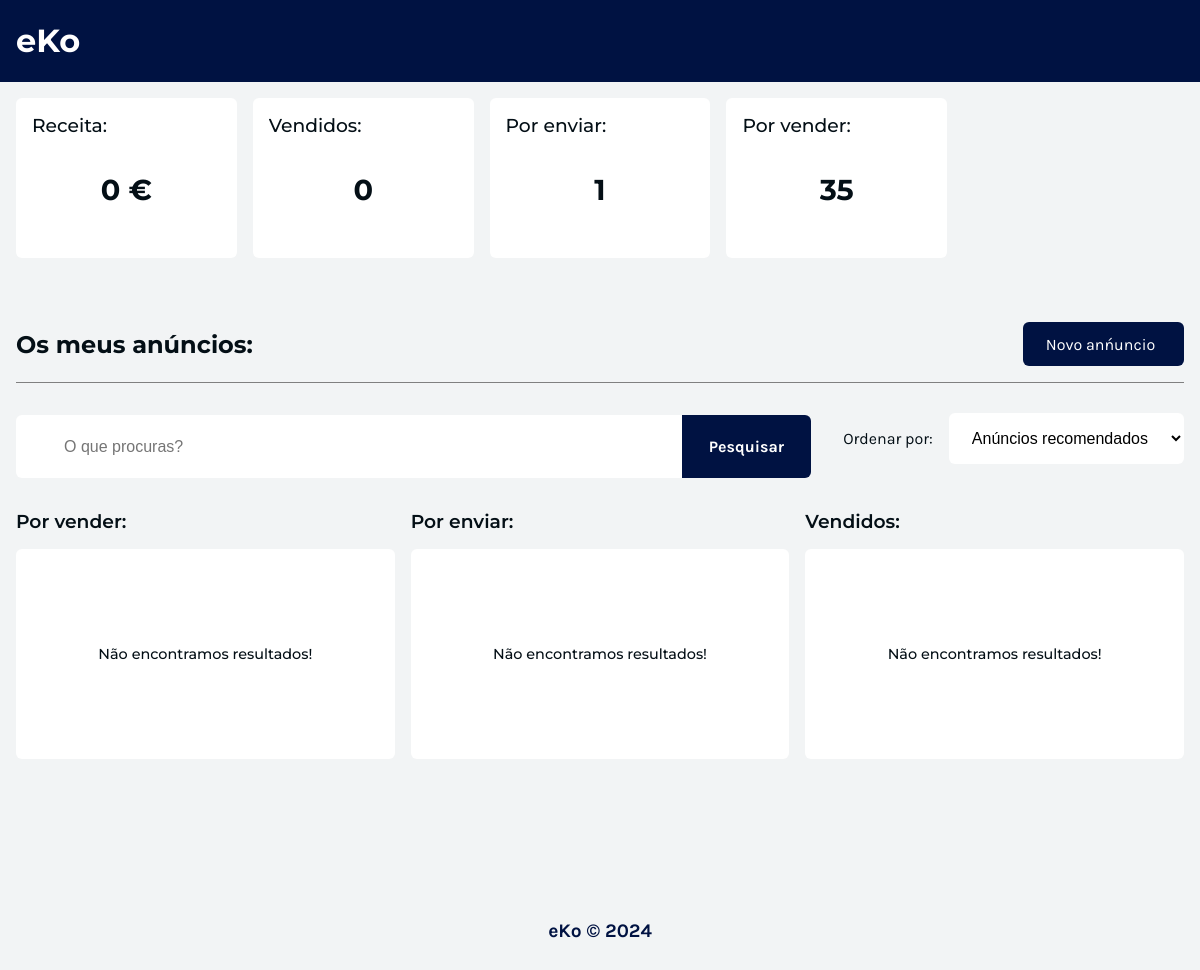
Before: /pages/seller.php (signed in) with the older database file.
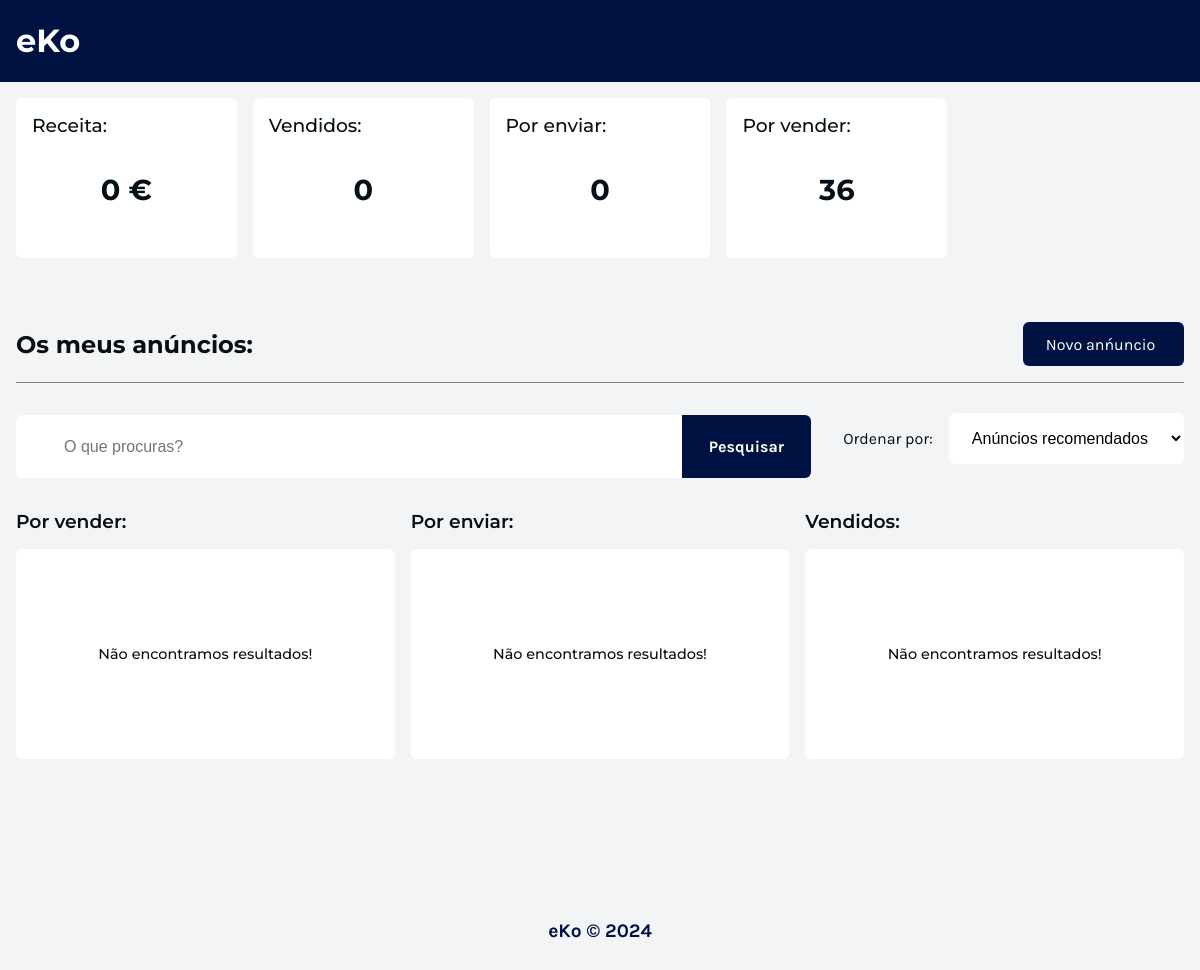
After: the same page with the newer database file.
### tables this page shows
CREATE TABLE user (
  id INTEGER PRIMARY KEY,
  first_name TEXT,
  last_name TEXT,
  email TEXT UNIQUE,
  password TEXT,
  address TEXT,
  city TEXT,
  state TEXT,
  country TEXT,
  zipcode TEXT,
  image INTEGER DEFAULT 1,
  admin INTEGER DEFAULT 0,
  registration_date DATETIME DEFAULT CURRENT_TIMESTAMP,
  FOREIGN KEY (image) REFERENCES image(id)
);

### pages/seller.php (called while the page is built, shortened)
<?php
require_once (__DIR__ . '/../utils/session.php');
$session = new Session();
require_once (__DIR__ . '/../database/item.class.php');
require_once (__DIR__ . '/../templates/header.tpl.php');
require_once (__DIR__ . '/../templates/footer.tpl.php');
require_once (__DIR__ . '/../templates/seller.tpl.php');
require_once (__DIR__ . '/../templates/item.tpl.php');
$db = getDatabaseConnection();
$items = Item::getAllItems($db, $id, $id, 1, PHP_INT_MAX, [], false);
$revenue = 0;
$sold = 0;
$toSend = 0;
$active = 0;
foreach ($items as $item) {
  if ($item['item']->status == 'sold') {
    $sold++;
    $revenue += $item['item']->sold_price;
  } else if ($item['item']->status == 'to send') {
    $toSend++;
  } else if ($item['item']->status == 'active') {
    $active++;
  }
}
$search = isset($_GET['search']) ? $_GET['search'] : null;
$order = isset($search['order']) ? $search['order'] : 'relevance:desc';
drawHeader($session);
drawSellerDashboardAnalytics($session, $revenue, $sold, $toSend, $active);
drawSellerDashboardItems($session, $order);
drawFooter();
?>

### database/user.class.php (called while the page is built, shortened)
<?php
class User
{
  static function getUser(PDO $db, int $id): ?User
  {
    $stmt = $db->prepare('
        SELECT user.id, first_name, last_name, email, password, address, city, state, country, zipcode, image.path AS image, admin, registration_date
        FROM user
        LEFT JOIN image ON user.image = image.id
        WHERE user.id = ?
      ');
    $stmt->execute(array($id));
    if ($user = $stmt->fetch()) {
      return new User(
        $user['id'],
        $user['first_name'],
        $user['last_name'],
        $user['email'],
        $user['password'],
        $user['address'],
        $user['city'],
        $user['state'],
        $user['country'],
        $user['zipcode'],
        $user['image'],
        (bool) $user['admin'],
        new DateTime($user['registration_date'])
      );
    } else
      return null;
  }
}
?>

### utils/session.php (called while the page is built, shortened)
<?php
class Session
{
  public function getId(): ?int
  {
    return isset($_SESSION['id']) ? $_SESSION['id'] : null;
  }
}
?>

### templates/seller.tpl.php (the view, shortened to what this page needs)
<?php
require_once (__DIR__ . '/../templates/search-bar.tpl.php');
?>
<?php function drawSellerDashboardAnalytics(Session $session, float $revenue, int $sold, int $toSend, int $active)
{ ?>
  <section id="seller-dashboard-analytics-section">
    <div>
      <h3>Receita: </h3>
      <h2 id="revenue"><?= $revenue ?> €</h2>
    </div>
    <div>
      <h3>Vendidos: </h3>
      <h2 id="sold"><?= $sold ?></h2>
    </div>
    <div>
      <h3>Por enviar: </h3>
      <h2 id="to-sent"><?= $toSend ?></h2>
    </div>
    <div>
      <h3>Por vender: </h3>
      <h2 id="active"><?= $active ?></h2>
    </div>
  </section>
<?php } ?>

### templates/header.tpl.php (shortened to what this page needs)
<?php
require_once (__DIR__ . '/../utils/session.php');
require_once (__DIR__ . '/../database/connection.db.php');
require_once (__DIR__ . '/../database/user.class.php');
?>
<?php function drawHeader(Session $session)
{ ?>
  <?php
  $id = $session->getId();
  $db = getDatabaseConnection();
  if ($id)
    $user = User::getUser($db, $id);
  ?>
  <!DOCTYPE html>
  <html lang="pt">
  <head>
    <link rel="stylesheet" href="../css/style.css">
    <link rel="stylesheet" href="../css/header.css">
    <link rel="stylesheet" href="../css/footer.css">
    <link rel="stylesheet" href="../css/search-bar.css">
    <link rel="stylesheet" href="../css/breadcrumb-nav.css">
    <link rel="stylesheet" href="../css/filters.css">
    <link rel="stylesheet" href="../css/item.css">
    <link rel="stylesheet" href="../css/items.css">
    <link rel="stylesheet" href="../css/profile.css">
    <link rel="stylesheet" href="../css/inbox.css">
    <link rel="stylesheet" href="../css/cart.css">
    <link rel="stylesheet" href="../css/seller.css">
    <link rel="stylesheet" href="../css/admin.css">
    <link rel="stylesheet" href="../css/editItem.css">
    <link rel="stylesheet" href="../css/editProfile.css">
    <link rel="stylesheet" href="../css/chat.css">
    <link rel="stylesheet" href="../css/category.css">
    <link rel="stylesheet" href="../css/auth.css">
    <link rel="stylesheet" href="../css/editPassword.css">
  </head>
  <body>
    <header id="header">
      <div>
        <a href="../pages/items.php">
          <h1>eKo</h1>
        </a>
        <nav>
        </nav>
      </div>
    </header>
    <main>
    <?php } ?>

### templates/item.tpl.php (shortened to what this page needs)
<?php
require_once (__DIR__ . '/../utils/session.php');
require_once (__DIR__ . '/../templates/search-bar.tpl.php');
?>
<?php function drawSellerDashboardItems(Session $session, string $order)
{ ?>
  <section id="seller-dashboard-items-section">
    <div>
      <h2>Os meus anúncios:</h2>
      <a title="Novo anńuncio" href="../pages/item.create.php">
        <span>Novo anńuncio</span>
      </a>
    </div>
    <header>
      <?php
      drawSmallSearchBar();
      ?>
      <div>
        <p>Ordenar por:</p>
        <select name="items-order" id="items-order">
          <option value="relevance:desc" <?= $order === 'relevance:desc' ? 'selected' : ''; ?>>Anúncios recomendados</option>
        </select>
      </div>
    </header>
    <div id="seller-dashboard-items">
      <div>
        <h3>Por vender:</h3>
        <ol id="active-items-list" class="seller-dashboard-items-container">
        </ol>
      </div>
      <div>
        <h3>Por enviar:</h3>
        <ol id="to-send-items-list" class="seller-dashboard-items-container">
        </ol>
      </div>
      <div>
        <h3>Vendidos:</h3>
        <ol id="sold-items-list" class="seller-dashboard-items-container">
        </ol>
      </div>
    </div>
  </section>
<?php } ?>

### templates/search-bar.tpl.php (shortened to what this page needs)
<?php function drawSmallSearchBar()
{ ?>
  <div id="small-search-bar-container">
    <div id="small-search-bar">
      <input type="text" placeholder="O que procuras?">
    </div>
    <button>Pesquisar</button>
  </div>
<?php } ?>

### templates/footer.tpl.php
<?php function drawFooter()
{ ?>
  </main>
  <footer>
    eKo &copy; <?php echo date("Y"); ?>
  </footer>
  </body>
  </html>
<?php } ?>

### css/style.css (style rules this page uses)
html { height: 100%; }
body { --oxford-blue: #000022; --penn-blue: #001242; --blue: #0094C6; --lapis-lazuli: #005E7C; --rich-black: #040F16; --background: #F2F4F5; color: var(--rich-black); background-color: var(--background); display: flex; flex-direction: column; align-items: center; min-height: 100%; margin: 0; }
main { display: flex; flex-direction: column; align-items: center; gap: 2rem; width: 100%; max-width: 1300px; padding-left: 1rem; padding-right: 1rem; padding-top: 1rem; padding-bottom: 10rem; box-sizing: border-box; flex-grow: 1; }
h1, h2, h3, h4, h5, h6 { font-family: "Montserrat", sans-serif; }
h3, h4, h5, h6 { margin: 0; }
h3 { font-weight: 500; }
p, span, button, a, div::before, div::after, textarea, label { font-family: "Karla", sans-serif; font-size: 1rem; }
button { font-weight: 700; }
input { font-size: 1rem; }

### css/header.css (style rules this page uses)
#header { display: flex; flex-direction: row; align-items: center; justify-content: center; box-sizing: border-box; width: 100%; background-color: var(--penn-blue); color: white; }
#header > div { display: flex; flex-direction: row; align-items: center; justify-content: space-between; width: 100%; max-width: 1300px; padding-left: 1rem; padding-right: 1rem; box-sizing: border-box; }
#header a { text-decoration: none; color: white; }

### css/footer.css (style rules this page uses)
body > footer { padding-bottom: 2rem; font-family: "Karla", sans-serif; font-size: 1.2rem; font-weight: 700; color: var(--penn-blue); }

### css/search-bar.css (style rules this page uses)
#small-search-bar-container { display: flex; flex-direction: row; width: 100%; max-width: 1300px; box-sizing: border-box; padding: 2rem 0rem 1rem 0rem; }
#small-search-bar-container > div { display: flex; flex-direction: row; align-items: center; padding-left: 1rem; background-color: white; }
#small-search-bar-container input { width: 100%; padding: 1.4rem 1rem 1.4rem 1rem; border: none; background-color: white; }
#small-search-bar-container button { flex: 0.3; padding: 1rem; border: none; border-top-right-radius: 6px; border-bottom-right-radius: 6px; background-color: var(--penn-blue); color: white; cursor: pointer; }
#small-search-bar { flex: 2; border: none; border-top-left-radius: 6px; border-bottom-left-radius: 6px; }

### css/items.css (style rules this page uses)
#items-container li h2, h3, h4, p { margin: 0; }

### css/seller.css (style rules this page uses)
#seller-dashboard-analytics-section { display: grid; grid-template-columns: 1fr 1fr 1fr 1fr 1fr; gap: 1rem; width: 100%; }
#seller-dashboard-items-section > div:first-of-type { display: flex; flex-direction: row; align-items: center; justify-content: space-between; }
#seller-dashboard-items-section > div:first-of-type a { display: flex; flex-direction: row; align-items: center; gap: 0.4rem; text-decoration: none; color: white; background-color: var(--penn-blue); padding: 0.8rem 1.4rem 0.8rem 1.4rem; border-radius: 6px; }
#seller-dashboard-analytics-section div { display: flex; flex-direction: column; align-items: center; justify-content: center; padding: 1rem; height: 8rem; border-radius: 6px; background-color: white; }
#seller-dashboard-analytics-section h3 { align-self: flex-start; }
#seller-dashboard-analytics-section h2 { font-size: 1.8rem; margin-top: auto; margin-bottom: auto; }
#seller-dashboard-items-section { display: flex; flex-direction: column; gap: 1rem; width: 100%; padding-top: 2rem; }
#seller-dashboard-items-section h2 { margin: 0; }
#seller-dashboard-items-section header { display: flex; flex-direction: row; align-items: center; justify-content: space-between; gap: 2rem; border-top: 1px solid gray; }
#seller-dashboard-items-section header div:last-of-type { display: flex; flex-direction: row; align-items: center; flex-shrink: 0; gap: 1rem; }
#seller-dashboard-items-section header select { padding: 1rem 1.2rem 1rem 1.2rem; background-color: white; border: none; border-radius: 6px; font-size: 1rem; }
#seller-dashboard-items { display: grid; grid-template-columns: 1fr 1fr 1fr; align-items: start; gap: 1rem; width: 100%; padding: 0; }
#seller-dashboard-items > div { display: flex; flex-direction: column; gap: 1rem; width: 100%; padding: 0; }
#seller-dashboard-items > div > h3 { font-weight: 600; }
.seller-dashboard-items-container { display: flex; flex-direction: column; gap: 0.5rem; max-height: 25.5rem; padding: 0; margin: 0; overflow-y: scroll; }

### css/category.css (style rules this page uses)
#edit-category-section p, h2, h3, h4, h5 { display: -webkit-box; -webkit-line-clamp: 1; -webkit-box-orient: vertical; overflow: hidden; text-overflow: ellipsis; }

Changed rows visible on the page:
no longer on this page (row edited): user: id "1"
Other visible differences:
$toSend: (not shown) → "0"
$active: "35" → "36"
